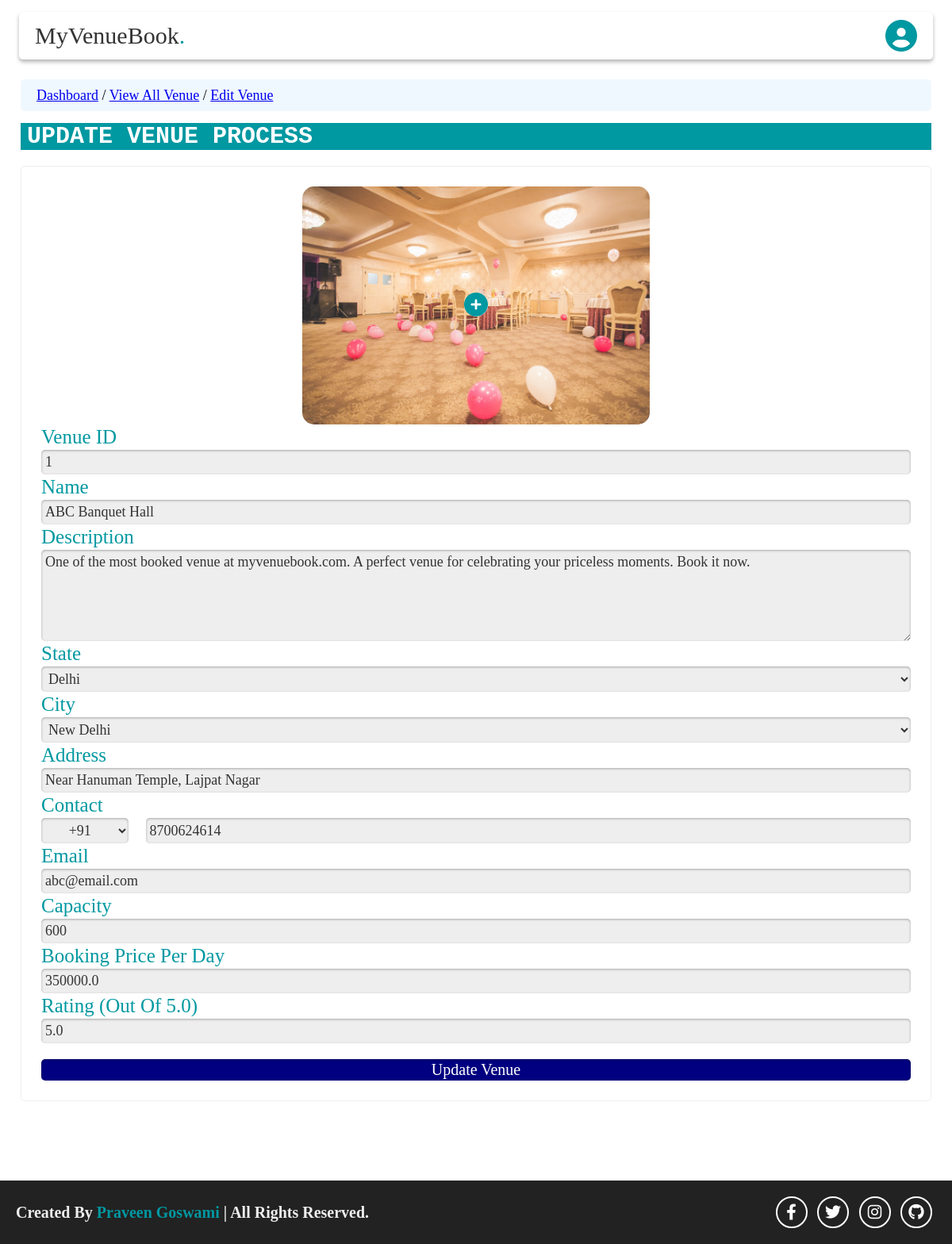
The page /administrator/editvenue/1/ on the database its author committed.
### venue/models.py (models this page shows)
class venueTable(models.Model):
    venueId = models.AutoField(primary_key=True)
    venueName = models.CharField(max_length=100)
    venueDescription = models.TextField()
    venueCity = models.CharField(max_length=50)
    venueState = models.CharField(max_length=50)
    venueAddress = models.CharField(max_length=120)
    venueContactCountryCode = models.CharField(max_length=10, default='')
    venueContactNumber = models.CharField(max_length=20, default='')
    venueEmail = models.EmailField(max_length=100)
    venueCapacity = models.IntegerField()
    venueImage = models.ImageField(upload_to='media/', default='')
    venuePrice = models.FloatField()
    venueRating = models.FloatField()

### administrator/views.py (the view)
# urls.py: path('editvenue/<int:venue_id>/',views.showEditVenuePage),
def showEditVenuePage(request, venue_id):
    venueTobeEdited = venueModel.venueTable.objects.get(venueId=venue_id)
    context = {'venue':venueTobeEdited}
    res = render(request, 'administrator/editVenuePage.html',context)
    return HttpResponse(res)

### templates/administrator/editVenuePage.html (shortened to what this page needs)
<!DOCTYPE html>
{% extends 'administrator/adminMasterTemplate.html' %}
{% load static %}
    {% block CSS %}
        {{block.super}}
        <link rel="stylesheet" href="{% static 'css/administrator/editVenuePage.css' %}">
    {% endblock CSS %}
    {% block home %}
    <section class="edit-venue-home" id="home">
        <div class="navigator">
            <p><a href="http://localhost:8000/administrator/dashboard/">Dashboard</a> / <a href="http://localhost:8000/administrator/viewallvenue/">View All Venue</a> / <a href="#">Edit Venue</a></p>
        </div>
        <div class="heading-container" >
            <h1 class="main-heading">Update Venue Process</h1>
        </div>
        <div class="form-container">
            <form action="http://localhost:8000/administrator/updatevenue/" method="post" name="myform" enctype="multipart/form-data">
                <div class="image-div-container">
                    <div class="venue-image-container">
                        <div class="plus-icon">
                            <i class="fa-solid fa-circle-plus"></i>
                        </div>
                    </div>
                </div>
                <label for="venuename">Venue ID </label>
                <input type="text" id="venueid" name="venueid" value="{{venue.venueId}}" readonly>
                <label for="venuename">Name </label>
                <input type="text" id="venuename" name="venuename" value="{{venue.venueName}}">
                <label for="venuedescription">Description </label>
                <textarea id="venuedescription" name="venuedescription" rows="5">{{venue.venueDescription}}</textarea>
                <label for="venuestate">State</label>
                <select class="state" id="state" onchange="insertOptions('state', 'city')" name="state" required>
                    <option value="{{venue.venueState}}">{{venue.venueState}}</option>
                </select>
                <label for="city">City</label>
                <select class="city" id="city" name="city" required>
                    <option value="{{venue.venueCity}}">{{venue.venueCity}}</option>
                </select>
                <label for="venueaddress">Address </label>
                <input type="text" id="venueaddress" name="venueaddress" value="{{venue.venueAddress}}" >
                <label for="venuecontactnumber">Contact </label>
                <div class="contact-field-container">
                    <select name="venuecontactcountrycode">
                        <option value="+91">+91</option>
                    </select>
                    <input type="text" id="venuecontactnumber" name="venuecontactnumber" value="{{venue.venueContactNumber}}">
                </div>
                <label for="venueemail">Email </label>
                <input type="email" id="venueemail" name="venueemail" value="{{venue.venueEmail}}">
                <label for="venuecapacity">Capacity </label>
                <input type="number" id="venuecapacity" name="venuecapacity" value="{{venue.venueCapacity}}" min="1">
                <label for="venueprice">Booking Price Per Day </label>
                <input type="text" id="venueprice" name="venueprice" value="{{venue.venuePrice}}">
                <label for="venuerating">Rating (Out of 5.0) </label>
                <input type="text" id="venuerating" name="venuerating" value="{{venue.venueRating}}" required>
                <input type="submit" value="Update Venue">
            </form>
        </div>
    </section>
    {% endblock home %}

### static/css/administrator/adminMasterTemplate.css (style rules this page uses)
* { font-family: 'Times New Roman', Times, serif; padding: 0; margin: 0; box-sizing: border-box; text-decoration: none; text-transform: capitalize; }
html { overflow-x: hidden; font-size: 62.5%; }

### static/css/administrator/editVenuePage.css (style rules this page uses)
.edit-venue-home { min-height: 100vh; display: flex; align-items: center; flex-direction: column; position: relative; padding:10rem 2.6rem; background: #fff; }
.edit-venue-home .navigator { background-color: aliceblue; height:4rem; width:100%; border-radius: .5rem; display: flex; align-items: center; padding-left:2rem; }
.edit-venue-home .navigator p { font-size:1.8rem; }
.edit-venue-home .navigator p a { text-decoration: underline; font-family:'Times New Roman', Times, serif; }
.edit-venue-home .heading-container { width:100%; }
.edit-venue-home .main-heading { background-color: #0098a1; color:#fff; width:100%; text-transform: uppercase; font-family: 'Courier New', Courier, monospace; font-size:3rem; padding:0rem 0.8rem; margin-top: 1.5rem; }
.form-container { width:100%; margin-top:2rem; }
.form-container form { background-color:#fff; border: .1rem solid #eee; padding:2.5rem; width:100%; border-radius: .5rem; }
.form-container form label { font-size: 2.5rem; margin: .2rem 0; display:block; color: #0098a1; }
.form-container form input, .form-container form textarea, .form-container form select { display: block; text-transform:none; font-size:1.8rem; width:100%; padding:.5rem; border-radius: .5rem; color:#333; background: #eee; border:none; outline: none; box-shadow: 0 .1rem .3rem rgba(0,0,0,.3) inset; }
.form-container form input[type="submit"] { margin-top: 2rem; padding:.2rem; background: navy; font-size: 2rem; color: #fff; }
.form-container .image-div-container { display:flex; justify-content: center; width:100%; height:30rem; }
.form-container .image-div-container .venue-image-container { width:40%; height:100%; display: flex; flex-direction: column; position:relative; }
.form-container .image-div-container .venue-image-container .plus-icon { display:flex; position:absolute; bottom:.2rem; right:50%; transform: translate(50%); width:95%; height:95%; margin-bottom:.7rem; overflow: hidden; border-radius:1rem; justify-content: center; align-items: center; }
.fa-circle-plus { display: block; color:#0098a1; font-size:3rem; background-color: #fff; border:none; outline: none; border-radius: 50%; }
.form-container .contact-field-container { display:flex; flex-direction: row; justify-content: space-between; }
.form-container .contact-field-container select { width:10%; text-align: center; }
.form-container .contact-field-container input { width:88%; }

### rows shown on the page
venueTable: venueid "1", venuename "ABC Banquet Hall", venuedescription "One of the most booked venue at myvenuebook.com. A perfect venue for celebrating your priceless moments. Book it now.", state "Delhi", city "New Delhi", venueaddress "Near Hanuman Temple, Lajpat Nagar", venuecontactnumber "8700624614", venueemail "abc@email.com", venuecapacity "600", venueprice "350000.0", venuerating "5.0"
